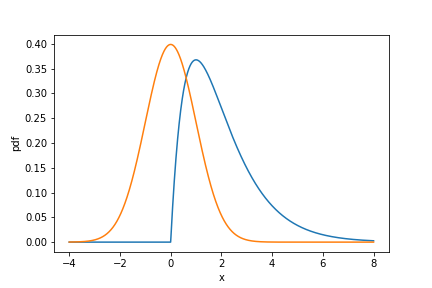

Reproduce this figure in Python.
import matplotlib.pyplot as plt
from scipy import stats
import numpy as np
x = np.linspace(-4, 8, 2000)
y = stats.gamma.pdf(x, a=2, loc=0, scale=1)
plt.plot(x, y, label='Gamma(2,1)')
y = stats.norm.pdf(x, 0)
plt.plot(x, y, label='std. Gaussian')
plt.ylabel('pdf')
plt.xlabel('x')
plt.savefig(fname='dist_gamma_gaussian.pdf', transparent=True)
plt.savefig(fname='dist_gamma_gaussian.svg', transparent=True)
plt.savefig(fname='dist_gamma_gaussian.png', transparent=True)
